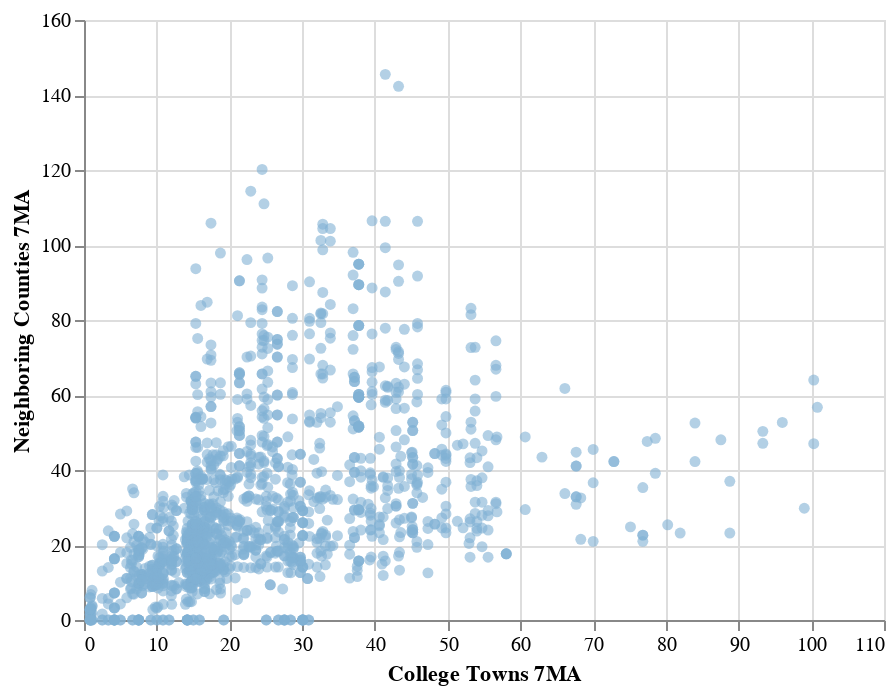

Notebook code for this chart:
### Code cell
# plotting
alt.Chart(college_counties_adj_comparison).mark_circle(
    color = '#80b1d3',
    opacity = 0.6
).encode(
    x = alt.X('college_county_ma7', title = "College Towns 7MA"),
    y = alt.Y('neighboring_counties_ma7', title = "Neighboring Counties 7MA")
)

### Figure 1 — Vega-Lite specification as saved in the notebook (floating-point values rounded to 4 significant figures; data arrays with more than 128 entries replaced by an {"elided": "..."} marker saying what was removed)
{"config": {"view": {"continuousWidth": 400, "continuousHeight": 300}}, "data": {"name": "data-a4f236aca8007a9409c5d55ec7ca8c5c"}, "mark": {"type": "circle", "color": "#80b1d3", "opacity": 0.6}, "encoding": {"x": {"type": "quantitative", "field": "college_county_ma7", "title": "College Towns 7MA"}, "y": {"type": "quantitative", "field": "neighboring_counties_ma7", "title": "Neighboring Counties 7MA"}}, "$schema": "https://vega.github.io/schema/vega-lite/v4.8.1.json", "datasets": {"data-a4f236aca8007a9409c5d55ec7ca8c5c": {"elided": "1419 records"}}}
